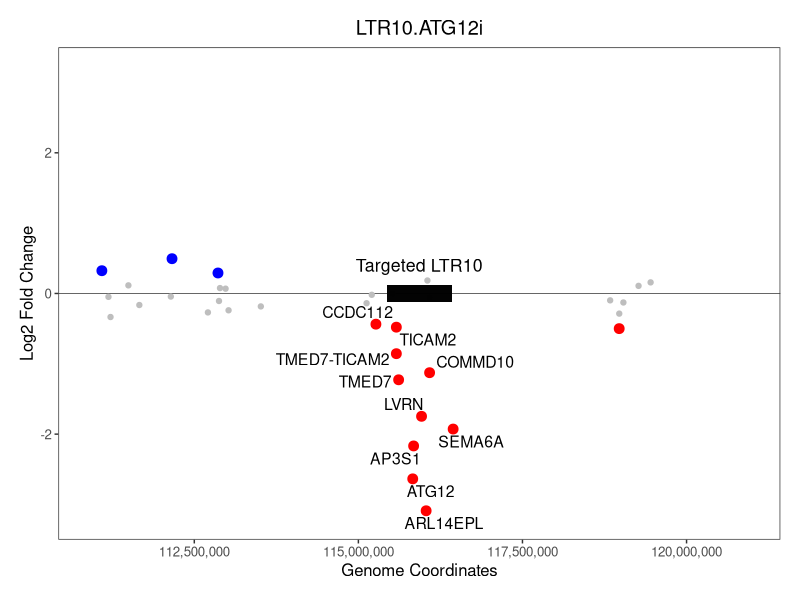

The R source for this figure:
# Clear workspace
rm(list = ls())

library(ggplot2)
library(ggrepel)

# LTR10.ATG12 enhancer located at chr5 115928578
# LTR10.XRCC4 enhancer located at chr5 82969145
# LTR10.MEF2D enhancer located at chr1 156398365
# LTR10.FGF2 enhancer located at chr4 122786289
# LTR10.MCPH1 enhancer located at chr8 6648824

# Read in the deseq2 table
deseq_table_atg12ltr10i <- read.table("deseq2_results_genes_atg12ltr10i_vs_ctrl.tab", header = TRUE, sep="\t")
head(deseq_table_atg12ltr10i)

# Read in the gene coordinates table and make the gene names the row names
gencode34_genename_genecoords <- read.table("gencode34_genename_genecoords.txt", header = FALSE, sep="\t", row.names=1)
head(gencode34_genename_genecoords)  
nrow(gencode34_genename_genecoords)

# Merge tables by row names to add gene coordinates to each gene name
deseq_with_gene_coords <- merge(deseq_table_atg12ltr10i, gencode34_genename_genecoords, by=0)
head(deseq_with_gene_coords)
nrow(deseq_with_gene_coords)
#14772

# Set first column (gene names) to be the rownames again
rownames(deseq_with_gene_coords) <- deseq_with_gene_coords[,1]
head(deseq_with_gene_coords)

# Add better names to header
colnames(deseq_with_gene_coords) = c("geneName", "baseMean", "log2FoldChange", "lfcSE", "pvalue", "padj", "geneChr", "geneStart", "geneEnd") 
head(deseq_with_gene_coords)

# Plot it
ggplot(deseq_with_gene_coords, aes(geneStart, log2FoldChange), colour="grey") +
  scale_color_discrete(name = 'Labels') +
  theme_bw() + 
  geom_hline(aes(yintercept = 0), size=0.2) +
  ggtitle("LTR10.ATG12i") +
  theme(plot.title = element_text(hjust = 0.5)) +
  # change plot margins (order is top, right, bottom, left)
  theme(plot.margin=unit(c(0.5,0.5,0.5,0.5),"cm")) +
  theme(panel.grid.major = element_blank(), panel.grid.minor = element_blank()) +
  labs(y="Log2 Fold Change", x = "Genome Coordinates") +
  # Set all dots color to grey
  geom_point(data=deseq_with_gene_coords[which(deseq_with_gene_coords$geneChr=="chr5"),], colour = "grey", size = 1.5) + 
  # add annotation for the targeted LTR10 element
  annotate("rect", xmin=115928578-500000, xmax=115928578+500000, ymin=-0.12, ymax=0.12, alpha=0.99, fill="black") +
  annotate("text", x=115928578, y=0.4, label = "Targeted LTR10", size=4.5, family="Helvetica") +
  # If pvalue<0.05, change dot color to black
  geom_point(data=deseq_with_gene_coords[which(deseq_with_gene_coords$geneChr=="chr5" & deseq_with_gene_coords $padj <0.05 & deseq_with_gene_coords $log2FoldChange>0),],  colour = "blue", size = 3) +
  # Highlight in red genes within 1Mb of targeted LTR10 (still requiring pval<0.05 and log2fc<0)
  geom_point(data=deseq_with_gene_coords[which(deseq_with_gene_coords$geneChr=="chr5" & deseq_with_gene_coords $padj<0.05 & deseq_with_gene_coords $log2FoldChange<0),], colour = "red", size=3) +
  # Add text label for down-regulated genes within 1.5Mb of LTR10 
  geom_text_repel(data=deseq_with_gene_coords[which(deseq_with_gene_coords$geneChr=="chr5" & deseq_with_gene_coords$padj<0.05 & deseq_with_gene_coords$log2FoldChange<0 & deseq_with_gene_coords $geneStart>(115928578-1500000) & deseq_with_gene_coords $geneStart<(115928578+1500000)),], mapping = aes(geneStart, log2FoldChange, label = rownames(deseq_with_gene_coords[which(deseq_with_gene_coords$geneChr=="chr5" & deseq_with_gene_coords $padj<0.05 & deseq_with_gene_coords $log2FoldChange<0 & deseq_with_gene_coords $geneStart>(115928578-1500000) & deseq_with_gene_coords $geneStart<(115928578+1500000)),])),size=4,force=2) +
  # Set the viewing window to be 10Mb centered around LTR10
  scale_x_continuous(labels = scales::comma, limits = c(115928578-5000000,115928578+5000000)) +
  scale_y_continuous(expand = c(0,0),  limits = c(-3.5,3.5)) +
  theme(text=element_text(size=12,family="Helvetica"))

# export pdf 5.5 by 6 inches
